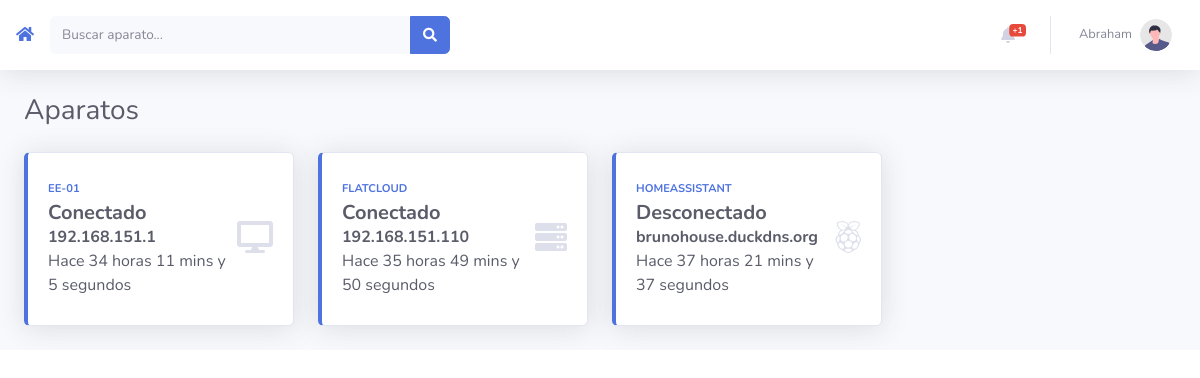
/index.php (signed in), run on the app's committed database.
### tables this page shows
CREATE TABLE `tecnicos` (
  `id` bigint(20) UNSIGNED NOT NULL,
  `nombre` text NOT NULL,
  `apellidos` text NOT NULL,
  `telefono` text NOT NULL,
  `telegram` text NOT NULL,
  `mail` text NOT NULL,
  `clave` text NOT NULL,
  `user` text NOT NULL,
  `imagen` text NOT NULL
);

CREATE TABLE `ordenadores` (
  `id` bigint(20) UNSIGNED NOT NULL,
  `nombre` text NOT NULL,
  `ip` text NOT NULL,
  `ubicacion` text NOT NULL,
  `last_status` text NOT NULL,
  `status_date` text NOT NULL,
  `icono` text NOT NULL,
  `tipo` text NOT NULL,
  `cpu` text NOT NULL,
  `ram` text NOT NULL,
  `disco` text NOT NULL
);

### index.php (the view, shortened to what this page needs)
<?
include("database.php");
?>
<!DOCTYPE html>
<html lang="en">
<head>
    <link href="vendor/fontawesome-free/css/all.min.css" rel="stylesheet" type="text/css">
    <link href="css/sb-admin-2.min.css" rel="stylesheet">
</head>
<body id="page-top">
    <div id="wrapper">
        <div id="content-wrapper" class="d-flex flex-column">
            <div id="content">
               <?include("topbar.php");?>
                <div class="container-fluid">
                    <div class="d-sm-flex align-items-center justify-content-between mb-4">
                        <h1 class="h3 mb-0 text-gray-800">Aparatos</h1>
                    </div>
                    <div class="row">
                    <?php
                        include('database.php');
                        $sql = 'SELECT * FROM ordenadores';
                        $busqueda = mysqli_query($link, $sql);
                        while($fila = mysqli_fetch_assoc($busqueda))
                        {
                        $date = time();
                        $date_status = $fila['status_date'];
                        $diff = $date - $date_status;
                        $diffmins = $diff/60;
                        $diffminutos = $diffmins%60;
                        $diffsecs = $diff%60;
                        $diffhoras = floor($diffmins/60);
                        echo '<a style="text-decoration:none;" href="aparato.php?a='.$fila['id'].'&sendping=1"><div class="col-xl-3 col-md-6 mb-4">
                        <div class="card border-left-primary shadow h-100 py-2">
                            <div class="card-body">
                                <div class="row no-gutters align-items-center">
                                    <div class="col mr-2">
                                        <div class="text-xs font-weight-bold text-primary text-uppercase mb-1">
                                            '.$fila['nombre'].'</div>
                                        <div class="h5 mb-0 font-weight-bold text-gray-800">'.$fila['last_status'].'</div>
                                        <div class="h9 mb-0 font-weight-bold text-gray-800">'.$fila['ip'].'</div>
                                        <div class="mb-0 text-gray-800">Hace '.$diffhoras.' horas '.$diffminutos.' mins y '.$diffsecs.' segundos</div>
                                    </div>
                                    <div class="col-auto">
                                        <i class="'.$fila['icono'].' fa-2x text-gray-300"></i>
                                    </div>
                                </div>
                            </div>
                        </div></a>
                        </div>';
                        }
                        ?>
                    </div>
                </div>
</body>
</html>

### topbar.php (shortened to what this page needs)
<?
$user_id = $_SESSION["user_id"];
    $sql = "SELECT * FROM tecnicos WHERE id = $user_id";
    $search = mysqli_query($link, $sql);
    $user_info = mysqli_fetch_assoc($search);
?>
<nav class="navbar navbar-expand navbar-light bg-white topbar mb-4 static-top shadow">
<a href="index.php"><i class="fas fa-home"></i></a>
    <form method="get" action="index.php"
        class="d-none d-sm-inline-block form-inline mr-auto ml-md-3 my-2 my-md-0 mw-100 navbar-search">
        <div class="input-group">
            <input type="text" class="form-control bg-light border-0 small" placeholder="Buscar aparato..." value="<?php if(isset($_GET['b'])){echo $_GET['b'];}?>"
                aria-label="Search" name="b" aria-describedby="basic-addon2">
            <div class="input-group-append">
                <button class="btn btn-primary" type="submit">
                    <i class="fas fa-search fa-sm"></i>
                </button>
            </div>
        </div>
    </form>
    <ul class="navbar-nav ml-auto">
        <li class="nav-item dropdown no-arrow mx-1">
            <a class="nav-link dropdown-toggle" href="#" id="alertsDropdown" role="button"
                data-toggle="dropdown" aria-haspopup="true" aria-expanded="false">
                <i class="fas fa-bell fa-fw"></i>
                <?
                    $sql = "SELECT * FROM ticket WHERE tecnico = $user_id AND estado = 'pendiente'";
                    $conteo_tickets = 0;
                    if($ticket_bd = mysqli_query($link, $sql))
                    {
                        while($ticket = mysqli_fetch_assoc($ticket_bd)){
                            $conteo_tickets++;
                        }
                        if($conteo_tickets == 0)
                        {
                            echo '
                            </a>';
                        }else
                        {
                            echo '<span class="badge badge-danger badge-counter">+'.$conteo_tickets.'</span>
                    </a>';
                        }
                    }else
                    {
                        $conteo_tickets = 0;
                        echo '
                    </a>';
                    }
                ?>
        </li>
        <li class="nav-item dropdown no-arrow">
            <a class="nav-link dropdown-toggle" href="#" id="userDropdown" role="button"
                data-toggle="dropdown" aria-haspopup="true" aria-expanded="false">
                <span class="mr-2 d-none d-lg-inline text-gray-600 small"><? echo $user_info["nombre"]?></span>
                <img class="img-profile rounded-circle"
                    src="img/undraw_profile.svg">
            </a>
        </li>
    </ul>
</nav>

### index.php (style rules this page uses)
a { text-decoration: none; }
a:link { text-decoration: none; }

### data on the page
tecnicos: nombre "Abraham"
ordenadores: nombre "EE-01", last_status "Conectado", ip "192.168.151.1"
ordenadores: nombre "FLATCLOUD", last_status "Conectado", ip "192.168.151.110"
ordenadores: nombre "HOMEASSISTANT", last_status "Desconectado", ip "brunohouse.duckdns.org"

### other printed values
$conteo_tickets "1"
